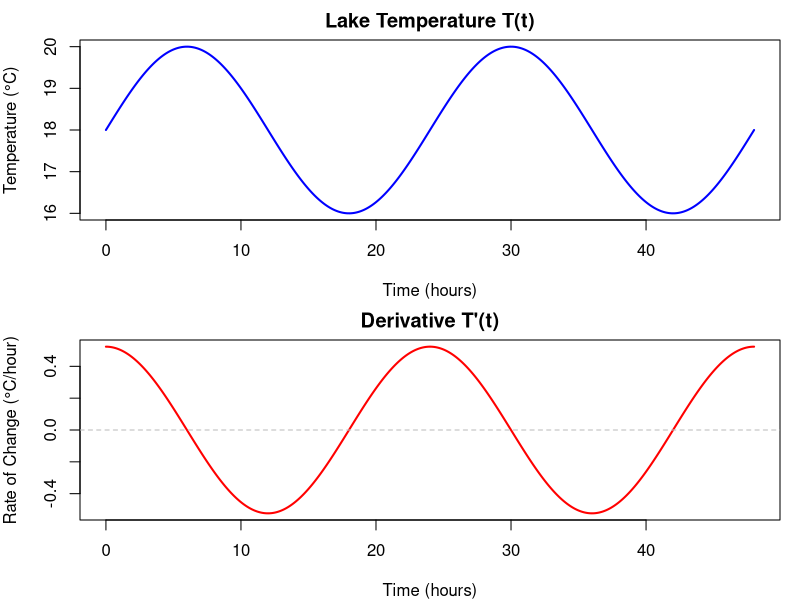
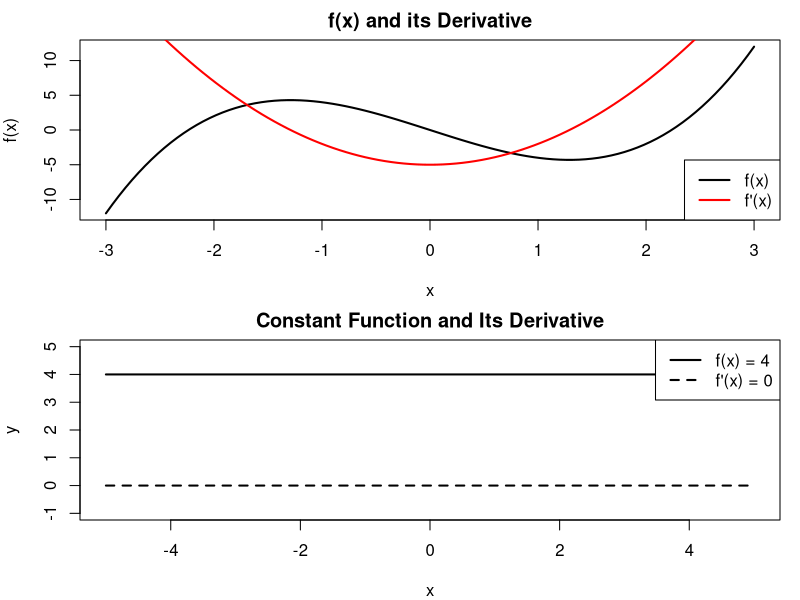
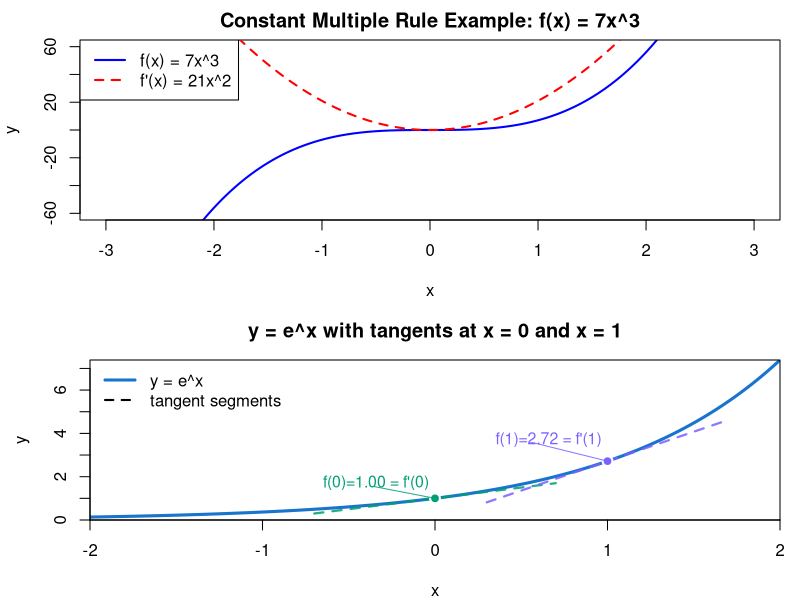

Recreate these plots in R, in order.
## ---- chunk 1
# Define functions
T <- function(t) 18 + 2 * sin(pi * t / 12)
Tprime <- function(t) (pi / 6) * cos(pi * t / 12)

# Time range (0 to 48 hours = 2 days)
t_vals <- seq(0, 48, length.out = 400)

# Compute values
temp_vals <- T(t_vals)
deriv_vals <- Tprime(t_vals)

# Set two-panel layout
par(mfrow = c(2, 1), mar = c(4, 4, 2, 1))

# Plot temperature
plot(t_vals, temp_vals, type = "l", lwd = 2, col = "blue",
     ylab = "Temperature (°C)", xlab = "Time (hours)",
     main = "Lake Temperature T(t)")

# Plot derivative
plot(t_vals, deriv_vals, type = "l", lwd = 2, col = "red",
     ylab = "Rate of Change (°C/hour)", xlab = "Time (hours)",
     main = "Derivative T'(t)")
abline(h = 0, col = "gray", lty = 2)
## ---- chunk 2
# Example of using the operator
f <- function(x) x^3 - 5*x
f_prime <- function(x) 3*x^2 - 5
curve(f(x), from = -3, to = 3, lwd = 2,
      ylab = "f(x)", xlab = "x", main = "f(x) and its Derivative")
curve(f_prime(x), from = -3, to = 3, col = "red", lwd = 2, add = TRUE)
legend("bottomright", legend = c("f(x)", "f'(x)"), col = c("black", "red"), lwd = 2)
## ---- chunk 3
# Define the constant function and its derivative to return vectors
f <- function(x) rep(4, length(x))
f_prime <- function(x) rep(0, length(x))

# Create a sequence of x-values
x_vals <- seq(-5, 5, length.out = 200)

# Evaluate function and derivative
y_vals <- f(x_vals)
y_prime_vals <- f_prime(x_vals)

# Plot the constant function
plot(x_vals, y_vals, type = "l", lwd = 2,
     ylim = c(-1, 5),
     xlab = "x", ylab = "y",
     main = "Constant Function and Its Derivative")

# Add the derivative as a horizontal line at 0
lines(x_vals, y_prime_vals, lwd = 2, lty = 2)

legend("topright",
       legend = c("f(x) = 4", "f'(x) = 0"),
       lwd = 2, lty = c(1, 2))

## ---- chunk 4
# Define the function and its derivative
f <- function(x) 7 * x^3
f_prime <- function(x) 21 * x^2

# Create a sequence of x-values
x_vals <- seq(-3, 3, length.out = 200)

# Evaluate function and derivative
y_vals <- f(x_vals)
y_prime_vals <- f_prime(x_vals)

# Plot the original function
plot(x_vals, y_vals, type = "l", col = "blue", lwd = 2,
     ylim = c(-60, 60),
     xlab = "x", ylab = "y",
     main = "Constant Multiple Rule Example: f(x) = 7x^3")

# Add the derivative
lines(x_vals, y_prime_vals, col = "red", lwd = 2, lty = 2)

legend("topleft",
       legend = c("f(x) = 7x^3", "f'(x) = 21x^2"),
       col = c("blue", "red"), lwd = 2, lty = c(1, 2))
## ---- chunk 5
f       <- function(x) exp(x)
fprime  <- function(x) exp(x)
tangent <- function(x, x0) f(x0) + fprime(x0) * (x - x0)

# Plot range
xlim <- c(-2, 2)
ylim <- c(0, exp(2))
x    <- seq(xlim[1], xlim[2], length.out = 600)

# Base plot
par(mar = c(4, 4.5, 3, 1))
plot(x, f(x), type = "l", lwd = 3, col = "dodgerblue3",
     xlim = xlim, ylim = ylim, xaxs = "i", yaxs = "i",
     xlab = "x", ylab = "y",
     main = "y = e^x with tangents at x = 0 and x = 1")
grid(nx = NA, ny = NA, col = "gray90", lty = 1)

# Two points & styling
x0s   <- c(0, 1)
cols  <- c("#009E73", "#7B61FF")
span  <- 0.7
labels_xy <- list(c(0.35-1, 2.0),  # label position for x0=0
                  c(1.35-1, 4.0))  # label position for x0=1

for (i in seq_along(x0s)) {
  x0 <- x0s[i]; y0 <- f(x0)
  xt <- seq(x0 - span, x0 + span, length.out = 200)

  # Tangent segment
  lines(xt, tangent(xt, x0), lwd = 2.2, col = adjustcolor(cols[i], 0.85), lty = 2)

  # Point
  points(x0, y0, pch = 21, bg = cols[i], col = "white", lwd = 2, cex = 1.3)

  # Plain-text label: f(x0)=number = f'(x0)
  lab <- sprintf("f(%g)=%.2f = f'(%g)", x0, y0, x0)

  # Connector
  segments(labels_xy[[i]][1], labels_xy[[i]][2], x0, y0,
           col = adjustcolor(cols[i], 0.85), lwd = 1)

  # Label with soft background
  rect(labels_xy[[i]][1] - strwidth("M")*0.25,
       labels_xy[[i]][2] - strheight("M")*0.7,
       labels_xy[[i]][1] + strwidth(lab) + strwidth("M")*0.25,
       labels_xy[[i]][2] + strheight("M")*0.25,
       col = rgb(1,1,1,0.9), border = NA)
  text(labels_xy[[i]][1], labels_xy[[i]][2], lab,
       adj = c(0,0.9), col = cols[i], cex = 0.95)
}

legend("topleft",
       legend = c("y = e^x", "tangent segments"),
       col = c("dodgerblue3", "black"),
       lty = c(1, 2), lwd = c(3, 2), bty = "n")
